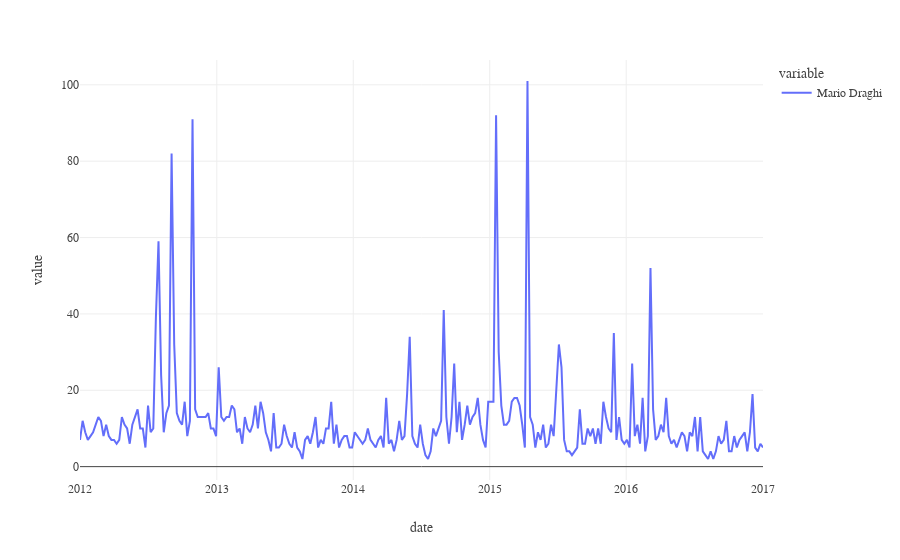

The cell this chart's notebook holds for it:
### Code cell
draghi_weekly_first_5_years.plot().update_layout(**plotly_dict)

### Figure 1 — Plotly figure (JSON) as saved in the notebook; plotly's stock layout.template omitted (floating-point values rounded to 4 significant figures; data arrays with more than 128 entries replaced by an {"elided": "..."} marker saying what was removed)
{"data": [{"hovertemplate": "variable=Mario Draghi<br>date=%{x}<br>value=%{y}<extra></extra>", "legendgroup": "Mario Draghi", "line": {"color": "#636efa", "dash": "solid"}, "marker": {"symbol": "circle"}, "mode": "lines", "name": "Mario Draghi", "orientation": "v", "showlegend": true, "type": "scatter", "x": {"elided": "262 str values"}, "xaxis": "x", "y": {"elided": "262 int values"}, "yaxis": "y"}], "layout": {"autosize": true, "font": {"family": "Yanone Kaffeesatz"}, "legend": {"title": {"text": "variable"}, "tracegroupgap": 0}, "margin": {"t": 60}, "title": {"x": 0.05, "xanchor": "left"}, "xaxis": {"anchor": "y", "autorange": true, "domain": [0, 1], "range": ["2012-01-01", "2017-01-01"], "title": {"text": "date"}, "type": "date"}, "yaxis": {"anchor": "x", "autorange": true, "domain": [0, 1], "range": [-3.5, 106.5], "title": {"text": "value"}, "type": "linear"}}}
